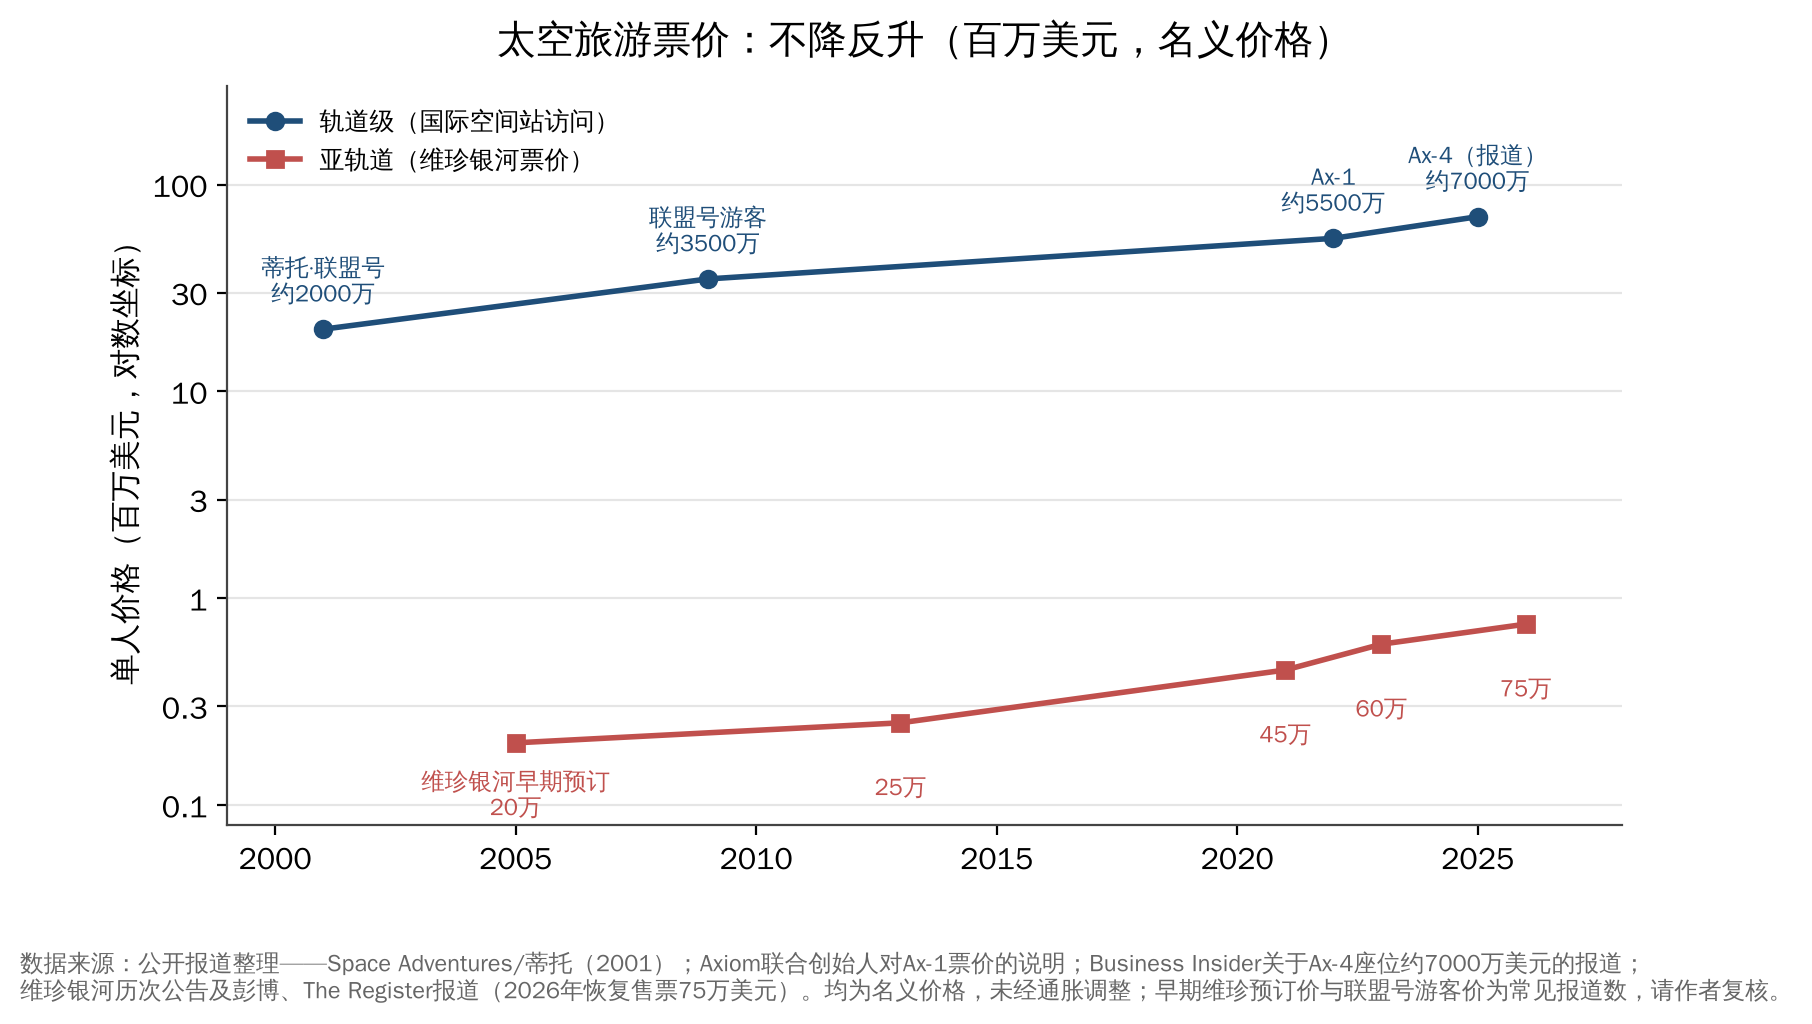

Write Python code to recreate this figure.
import sys, pathlib
sys.path.insert(0, str(pathlib.Path(__file__).resolve().parents[2] / "common"))
from chartstyle import plt, PALETTE, ACCENT, GREY, save, source_note

fig, ax = plt.subplots(figsize=(9, 4.8))
orb = [(2001, 20, "蒂托·联盟号\n约2000万"), (2009, 35, "联盟号游客\n约3500万"), (2022, 55, "Ax-1\n约5500万"), (2025, 70, "Ax-4（报道）\n约7000万")]
sub = [(2005, 0.2, "维珍银河早期预订\n20万"), (2013, 0.25, "25万"), (2021, 0.45, "45万"), (2023, 0.6, "60万"), (2026, 0.75, "75万")]
ax.plot([p[0] for p in orb], [p[1] for p in orb], marker="o", color=PALETTE[0], lw=2, label="轨道级（国际空间站访问）")
ax.plot([p[0] for p in sub], [p[1] for p in sub], marker="s", color=ACCENT, lw=2, label="亚轨道（维珍银河票价）")
for x, y, t in orb:
    ax.annotate(t, (x, y), textcoords="offset points", xytext=(0, 10), ha="center", fontsize=8.5, color=PALETTE[0])
for x, y, t in sub:
    ax.annotate(t, (x, y), textcoords="offset points", xytext=(0, -26), ha="center", fontsize=8.5, color=ACCENT)
ax.set_yscale("log")
from matplotlib.ticker import FixedLocator, FuncFormatter, NullLocator
ax.yaxis.set_major_locator(FixedLocator([0.1, 0.3, 1, 3, 10, 30, 100]))
ax.yaxis.set_minor_locator(NullLocator())
ax.yaxis.set_major_formatter(FuncFormatter(lambda v, _: f"{v:g}"))
ax.set_ylim(0.08, 300)
ax.set_xlim(1999, 2028)
ax.set_ylabel("单人价格（百万美元，对数坐标）")
ax.set_title("太空旅游票价：不降反升（百万美元，名义价格）")
ax.legend(loc="upper left", fontsize=9)
source_note(fig, "数据来源：公开报道整理——Space Adventures/蒂托（2001）；Axiom联合创始人对Ax-1票价的说明；Business Insider关于Ax-4座位约7000万美元的报道；\n维珍银河历次公告及彭博、The Register报道（2026年恢复售票75万美元）。均为名义价格，未经通胀调整；早期维珍预订价与联盟号游客价为常见报道数，请作者复核。")
save(fig, __file__)
